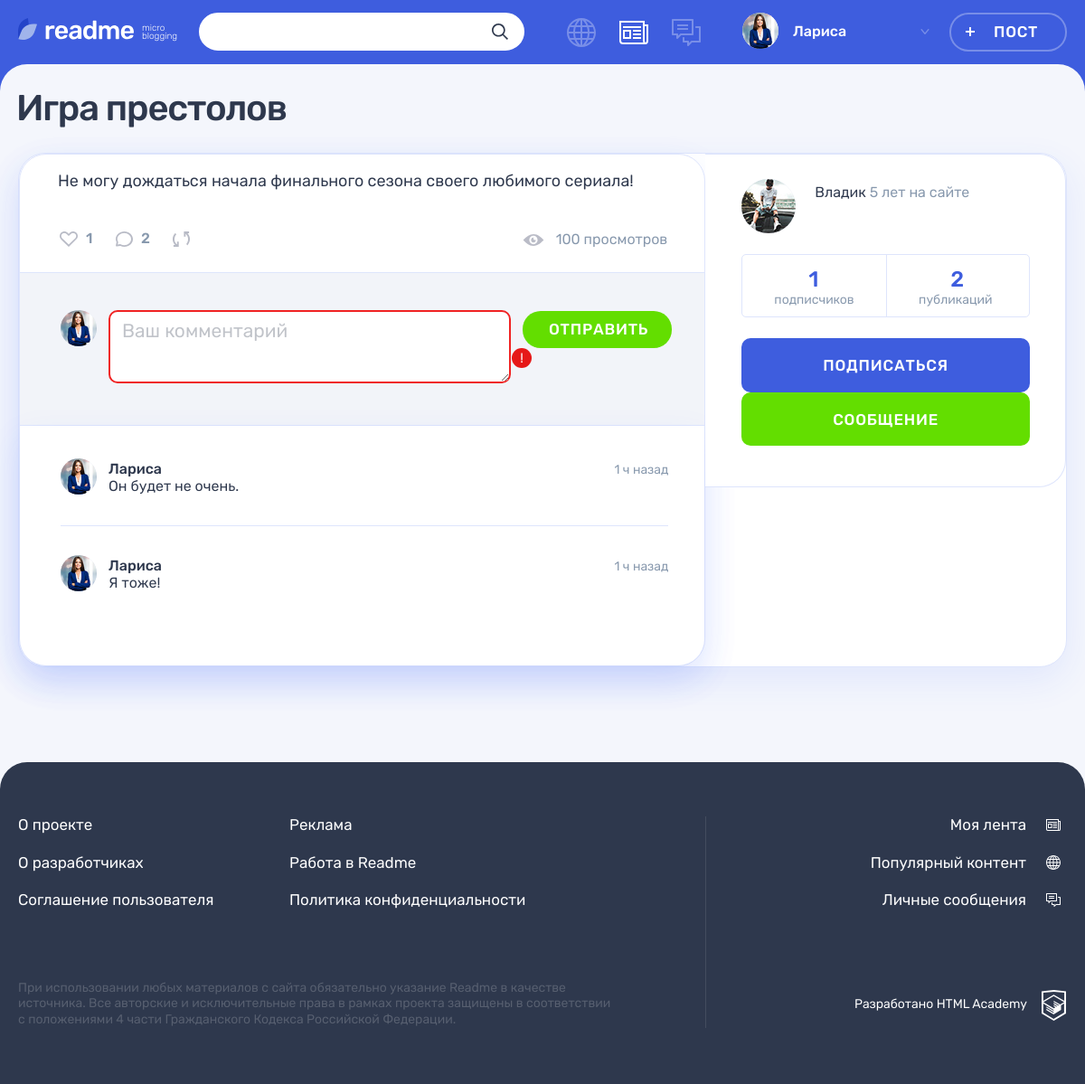
Screenshot of /post.php?id=2 (signed in) with the database file from the repository.
### tables this page shows
CREATE TABLE posts
(
    id           INT AUTO_INCREMENT PRIMARY KEY,
    creationDate TIMESTAMP DEFAULT CURRENT_TIMESTAMP,
    title        VARCHAR(128),
    content      VARCHAR(255),
    typeID       INT NOT NULL,
    authorId     INT NOT NULL,
    image        VARCHAR(255),
    video        VARCHAR(255),
    link         VARCHAR(255),
    views        INT,
    avatar       VARCHAR(128),
    author       VARCHAR(128),
    repostCount  VARCHAR(128),
    FOREIGN KEY (authorId) REFERENCES users (id),
    FOREIGN KEY (typeId) REFERENCES content_type (id)
);

CREATE TABLE comments
(
    id           INT AUTO_INCREMENT PRIMARY KEY,
    creationDate TIMESTAMP DEFAULT CURRENT_TIMESTAMP,
    content      VARCHAR(255),
    authorId     INT NOT NULL,
    postId       INT NOT NULL,
    FOREIGN KEY (postId) REFERENCES posts (id),
    FOREIGN KEY (authorId) REFERENCES users (id)
);

CREATE TABLE users
(
    id               INT AUTO_INCREMENT PRIMARY KEY,
    registrationDate TIMESTAMP DEFAULT CURRENT_TIMESTAMP,
    email            VARCHAR(128) NOT NULL UNIQUE,
    login            VARCHAR(128) UNIQUE,
    password         CHAR(64)     NOT NULL,
    avatar           VARCHAR(255)
);

### helpers.php (called while the page is built, shortened)
<?php
function include_template($name, array $data = [])
{
    $name = 'templates/'.$name;
    extract($data);
    require $name;
    $result = ob_get_clean();
    return $result;
}

### functions.php (called while the page is built, shortened)
<?php
function text_split($text, $lenght = 300)
{
    return $text;
}
function SqlRequest($reques, $from, $where, $con, $id = '', $as = '', $join = "")
{
    $sql = sprintf("SELECT  %s %s  from %s %s WHERE %s %s", $reques, $as, $from, $join, $where, $id);
    $result = mysqli_query($con, $sql);
    $Count = mysqli_fetch_all($result, MYSQLI_ASSOC);
    return $Count;
}
?>

### templates/widgets/comments.php (the view, shortened to what this page needs)
<div class="comments">
    <form class="comments__form form" action="../SendComment.php" method="post">
        <div class="comments__my-avatar">
            <img class="comments__picture" src=../img/<?= $_SESSION['avatar'] ?> alt="Аватар
                 пользователя">
        </div>
        <div class="form__input-section form__input-section--error">
            <textarea class="comments__textarea form__textarea form__input" name="comment"
                      placeholder="Ваш комментарий"></textarea>
            <button class="form__error-button button" type="button">!</button>
        </div>
        <button class="comments__submit button button--green" type="submit">Отправить</button>
    </form>
    <div class="comments__list-wrapper">
        <ul class="comments__list">
            <?php
            $CommentInf = SqlRequest('content, login, authorId, avatar ', ' comments c', ' c.postId= ',
                $con, $id, '', "JOIN users u ON c.authorId = u.id");
            ?>
            <?php foreach ($CommentInf as $inf): ?>
                <li class="comments__item user">
                    <div class="comments__avatar">
                        <a class="user__avatar-link" href="#">
                            <img class="comments__picture" src="../img/<?= $inf['avatar'] ?>"
                                 alt="Аватар пользователя">
                        </a>
                    </div>
                    <div class="comments__info">
                        <div class="comments__name-wrapper">
                            <a class="comments__user-name" href="#">
                                <span><?= $inf['login'] ?></span>
                            </a>
                            <time class="comments__time" datetime="2019-03-20">1 ч назад</time>
                        </div>
                        <p class="comments__text">
                            <?= $inf['content'] ?>
                        </p>
                    </div>
                </li>
            <?php endforeach; ?>
        </ul>
    </div>
</div>

### templates/post-text.php (shortened to what this page needs)
<?php
$title = SqlRequest('title', 'posts', 'id = ', $con, $id, "as L");
?>
<h1 class="page__title page__title--publication"><?= $title[0]['L']; ?></h1>
<section class="post-details">
    <article class="feed__post post post-text ">
        <div class="post-details__wrapper post-photo">
            <div class="post-details__main-block post post--details">
                <div class="post__main">
                    <p><?= text_split(htmlspecialchars($post['content'])) ?></p>
                </div>
                <div class="post__indicators">
                    <?php echo include_template('widgets/likesRepostsComments.php', ['con'=>$con, 'id' => $id]);?>
                </div>
                <?php echo include_template('widgets/comments.php', ['con'=>$con, 'id' => $id, 'postId'=>$post['id']]); ?>
            </div>
            <?php  echo include_template('widgets/postCreateUser.php', ['con'=>$con, 'id' => $id]);?>
        </div>
    </article>
</section>

### templates/widgets/likesRepostsComments.php (shortened to what this page needs)
<div class="post__buttons">
    <a class="post__indicator post__indicator--likes button"   href="like.php?postId=<?= $id ?>" title="Лайк">
        <svg class="post__indicator-icon" width="20" height="17">
            <use xlink:href="#icon-heart"></use>
        </svg>
        <?php
        $ComLike = SqlRequest('COUNT(userId)', 'likes', 'recipientId =', $con, $id, "as L");
        ?>
        <span><?= $ComLike[0]['L'] ?></span>
    </a>
    <a class="post__indicator post__indicator--comments button" href="#" title="Комментарии">
        <svg class="post__indicator-icon" width="19" height="17">
            <use xlink:href="#icon-comment"></use>
        </svg>
        <?php
        $Comment = SqlRequest('COUNT(content)', 'comments', 'postId =', $con, $id, "as L");
        ?>
        <span><?php echo $Comment[0]['L'] ?></span>
    </a>
    <a class="post__indicator post__indicator--repost button" href="../repost.php?id=<?= $id ?>"
       title="Репост">
        <svg class="post__indicator-icon" width="19" height="17">
            <use xlink:href="#icon-repost"></use>
        </svg>
        <?php $reposts = SqlRequest("repostCount", "posts", "id = ", $con, $id) ?>
    </a>
</div>
<?php
$view = SqlRequest('views', 'posts', ' id =', $con, $id, "as L");
?>
<span class="post__view"><?= $view[0]['L'].' просмотров' ?></span>

### templates/widgets/postCreateUser.php (shortened to what this page needs)
<div class="post-details__user user">
    <div class="post-details__user-info user__info">
        <div class="post-details__avatar user__avatar">
            <a class="post-details__name user__name" href="#">
                <?php
                $postAuthor = SqlRequest('login, authorId, u.avatar', 'posts p', 'p.id =', $con, $id, ' ',
                    'JOIN  users u ON p.authorId = u.id');
                ?>
                <a class="post-details__avatar-link user__avatar-link" href="#">
                    <img class="post-details__picture user__picture"
                         src="../img/<?= $postAuthor[0]['avatar'] ?>" alt="Аватар пользователя">
                </a>
        </div>
        <div class="post-details__name-wrapper user__name-wrapper">
            <span><?= $postAuthor[0]['login'] ?> </span>
            <time class="post-details__time user__time" datetime="2014-03-20">5 лет на сайте</time>
        </div>
    </div>
    <?php $postsCount = SqlRequest("COUNT(id)", "posts", "authorId=", $con,
        $postAuthor[0]['authorId'], "count");
    $subscribersCount = SqlRequest('COUNT(users.id) ', 'subscription', 'authorId=',
        $con, $postAuthor[0]['authorId'], 'count',
        'JOIN users ON users.id = subscription.userId');
    ?>
    <div class="post-details__rating user__rating">
        <p class="post-details__rating-item user__rating-item user__rating-item--subscribers">
            <span class="post-details__rating-amount user__rating-amount"><?= $subscribersCount[0]['count'] ?></span>
            <span class="post-details__rating-text user__rating-text">подписчиков</span>
        </p>
        <p class="post-details__rating-item user__rating-item user__rating-item--publications">
            <span class="post-details__rating-amount user__rating-amount"><?= $postsCount[0]['count'] ?></span>
            <span class="post-details__rating-text user__rating-text">публикаций</span>
        </p>
    </div>
    <?php if( $postAuthor[0]['authorId'] != $_SESSION['id']){ ?>
        <div class="post-details__user-buttons user__buttons">
            <form action="../post.php?id=<?= htmlspecialchars($_GET['id']) ?>"
                  method="post">
                <button class="profile__user-button user__button user__button--subscription button button--main"
                        style="width: 100%;"
                        type="submit"><?= empty(mysqli_fetch_all(mysqli_query($con,
                        "SELECT  * from subscription where userId = ".$_SESSION['id']." AND authorId =  ".$postAuthor[0]['authorId']),
                        MYSQLI_ASSOC)) ? "Подписаться" : "Отписаться" ?></button>
            </form>
            <a class="user__button user__button--writing button button--green"
               href="messages.php?newMessage=<?= $postAuthor[0]['authorId'] ?>&id=<?= $postAuthor[0]['authorId'] ?>">Сообщение</a>
        </div>
    <?php  }  ?>
</div>

### rows the page displays
posts: title "Игра престолов", content "Не могу дождаться начала финального сезона своего любимого сериала!", views "100", authorId.avatar (picture), authorId.login "Владик"
comments: authorId.avatar (picture), authorId.login "Лариса", content "Он будет не очень."
comments: authorId.avatar (picture), authorId.login "Лариса", content "Я тоже!"

### other values shown
$name "Лариса"
$ComLike[0]['L'] "1"
$Comment[0]['L'] "2"
$subscribersCount[0]['count'] "1"
$postsCount[0]['count'] "2"
